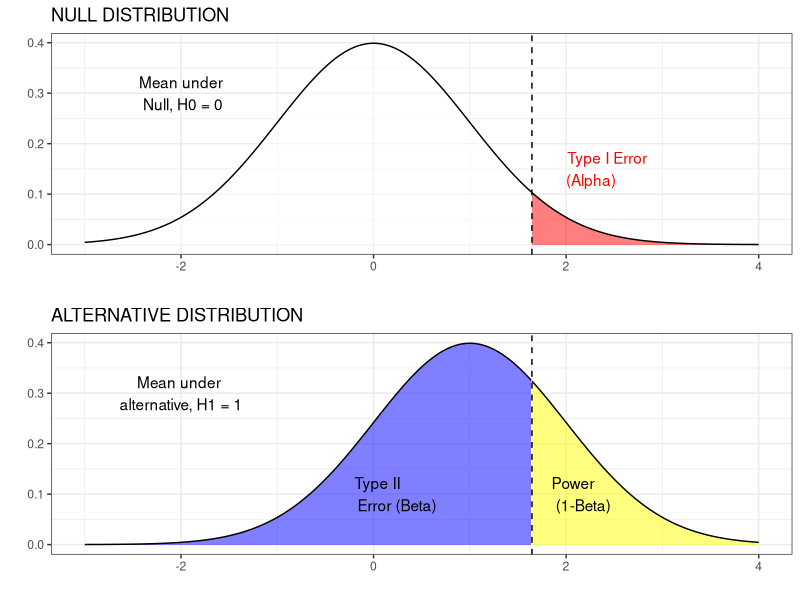
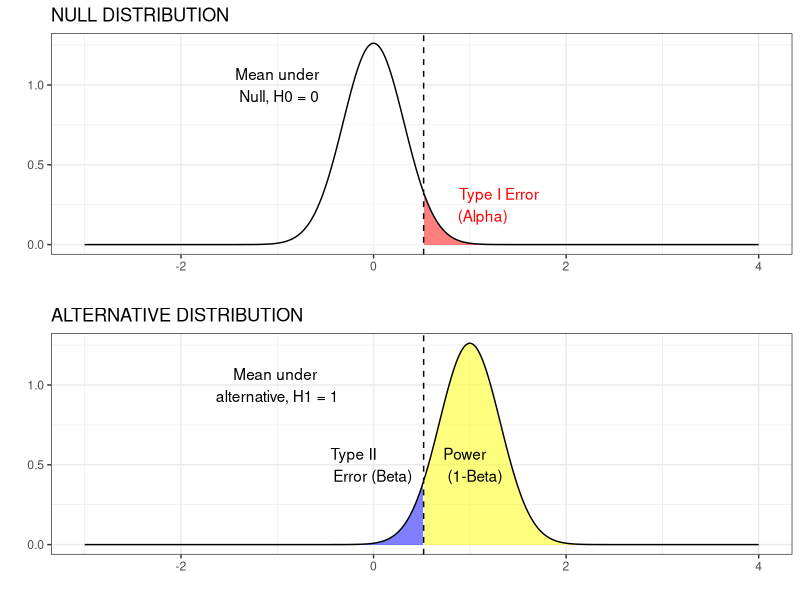
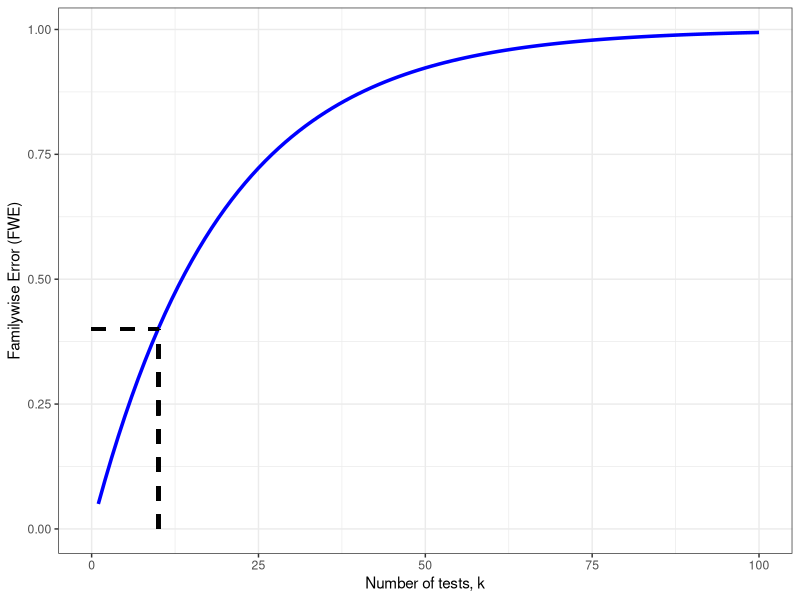
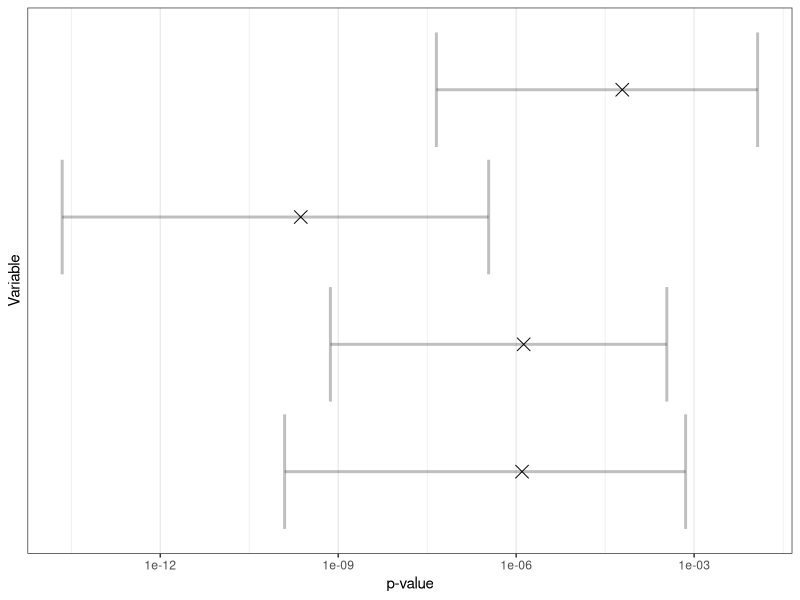

Write R code to recreate these figures, in order.
## ---- chunk 1
list_of_packages<-c("tidyverse","kableExtra","knitr","MASS")
new.packages <- list_of_packages[!(list_of_packages %in% installed.packages()[,"Package"])]
if(length(new.packages))install.packages(new.packages,dependencies = TRUE)

library(tidyverse)
library(kableExtra)
library(knitr)
library(MASS)
library(dplyr)

## ---- chunk 2
options(kableExtra.html.bsTable = T)
mymat<-matrix(NA,nrow=2,ncol=4)

mymat[,1]<-rep("Predicted",2)
mymat[,2]<-c("Predicted Positive","Predicted Negative")
mymat[,3]<-c("True Positive","False Negative \n (Type II error)")
mymat[,4]<-c("False Positive \n (Type I error)","True Negative")

mymat<-as.data.frame(mymat)
names(mymat)<-c("","","Condition positive","Condition negative")

knitr::kable(mymat,escape = F, align = "c", booktabs = T, caption = 'Confusion Matrix for binary test') %>%
  kable_styling(c("striped", "bordered"), latex_options = "striped", full_width = F) %>%
  column_spec(1:2, bold = T) %>%
  column_spec(1:4,width = "9em") %>%
  add_header_above(c(" "," ","True" = 2))
## ---- chunk 3
#https://stats.stackexchange.com/questions/14140/how-to-best-display-graphically-type-ii-beta-error-power-and-sample-size

#TeachingDemos package in R for inspiration.

library(magrittr)
library(ggplot2)
library(ggpubr)

mha <- 1  # mean under the alternative
z <- qnorm(1-0.05,0,1/sqrt(1))   
n <- 1
x <- seq(-3, 4, length=1000)
dh0 <- dnorm(x, 0, 1/sqrt(n))
dh1 <- dnorm(x, mha, 1/sqrt(n))
mydata<-data.frame(x,dh0,dh1) %>% mutate(area = x >= z)


p1<-ggplot(data = mydata, aes(x = x, ymin = 0, ymax = dh0, fill = area)) +
  geom_ribbon(alpha=0.5) +
  geom_line(aes(y = dh0)) +
  geom_vline(xintercept = z, linetype = 'dashed') +
  theme_bw()+ylab("") +theme(legend.title = element_blank(),legend.text = element_text(c("Alpha","")))+ scale_fill_manual(labels = c("","Alpha"),values=c("white","red"))+
  annotate(geom = 'text', x = z+0.2, y = 0.15, colour="red", label = 'Type I Error\n (Alpha)', hjust = -0.2)+annotate(geom = 'text', x = -2, y = 0.3, label = 'Mean under\n Null, H0 = 0')+xlab("")+theme(legend.position = "none")+ggtitle("NULL DISTRIBUTION")

p2<-ggplot(data = mydata, aes(x = x, ymin = 0, ymax = dh1, fill = area)) +
  geom_ribbon(alpha=0.5) +
  geom_line(aes(y = dh1)) +
  geom_vline(xintercept = z, linetype = 'dashed') +
  theme_bw()+ylab("") +theme(legend.title = element_blank(),legend.text = element_text(c("Power","Type II (Beta)")))+ scale_fill_manual(labels = c("Type II (Beta)","Power"),values=c("Blue","yellow"))+
  annotate(geom = 'text', x = -0.25, y = 0.1, label = 'Type II \nError (Beta)', hjust = -0.1) +
  annotate(geom = 'text', x = z+0.2, y = 0.1, label = 'Power\n (1-Beta)', hjust = -0.01)+
  annotate(geom = 'text', x = -2, y = 0.3, label = 'Mean under \nalternative, H1 = 1')+xlab("")+theme(legend.position = "none")+ggtitle("ALTERNATIVE DISTRIBUTION")

ggarrange(p1, p2, ncol = 1, nrow = 2)


## ---- chunk 4
#https://stats.stackexchange.com/questions/14140/how-to-best-display-graphically-type-ii-beta-error-power-and-sample-size

#TeachingDemos package in R for inspiration.

library(magrittr)
library(ggplot2)
library(ggpubr)

mha <- 1  # mean under the alternative
n <- 10
z <- qnorm(1-0.05,0,1/sqrt(n))   

x <- seq(-3, 4, length=1000)
dh0 <- dnorm(x, 0, 1/sqrt(n))
dh1 <- dnorm(x, mha, 1/sqrt(n))
mydata<-data.frame(x,dh0,dh1) %>% mutate(area = x >= z)


p1<-ggplot(data = mydata, aes(x = x, ymin = 0, ymax = dh0, fill = area)) +
  geom_ribbon(alpha=0.5) +
  geom_line(aes(y = dh0)) +
  geom_vline(xintercept = z, linetype = 'dashed') +
  theme_bw()+ylab("") +theme(legend.title = element_blank(),legend.text = element_text(c("Alpha","")))+ scale_fill_manual(labels = c("","Alpha"),values=c("white","red"))+
  annotate(geom = 'text', x = z+0.2, y = 0.25, colour="red", label = 'Type I Error\n (Alpha)', hjust = -0.2)+annotate(geom = 'text', x = -1, y = 1, label = 'Mean under\n Null, H0 = 0')+xlab("")+theme(legend.position = "none")+ggtitle("NULL DISTRIBUTION")

p2<-ggplot(data = mydata, aes(x = x, ymin = 0, ymax = dh1, fill = area)) +
  geom_ribbon(alpha=0.5) +
  geom_line(aes(y = dh1)) +
  geom_vline(xintercept = z, linetype = 'dashed') +
  theme_bw()+ylab("") +theme(legend.title = element_blank(),legend.text = element_text(c("Power","Type II (Beta)")))+ scale_fill_manual(labels = c("Type II (Beta)","Power"),values=c("Blue","yellow"))+
  annotate(geom = 'text', x = -0.5, y = 0.5, label = 'Type II \nError (Beta)', hjust = -0.1) +
  annotate(geom = 'text', x = z+0.2, y = 0.5, label = 'Power\n (1-Beta)', hjust = -0.01)+
  annotate(geom = 'text', x = -1, y = 1, label = 'Mean under \nalternative, H1 = 1')+xlab("")+theme(legend.position = "none")+ggtitle("ALTERNATIVE DISTRIBUTION")

ggarrange(p1, p2, ncol = 1, nrow = 2)


## ---- chunk 5
k <- seq(1:100)
FWE <- (1-(1-0.05)^k)
fwe_dat<-data.frame(FWE=FWE,k=k)
ggplot(data=fwe_dat,aes(k,FWE,type="l"))+geom_line(size=1.2,colour="blue")+theme_bw()+geom_segment(aes(x=10,y=0,xend=10,yend=0.4),linetype="dashed",size=1.2)+geom_segment(aes(x=0,y=0.4,xend=10,yend=0.4),linetype="dashed",size=1.2)+xlab("Number of tests, k")+ylab("Familywise Error (FWE)")

## ---- chunk 6
options(kableExtra.html.bsTable = T)
P_val_tab<-data.frame(Variable=paste0("X",1:10),Rank=1:10,alpha=rep(0.05,10),p.value=c(0.002,0.004,0.008,0.012,0.023,0.041,0.054,0.091,0.12,0.2))
P_val_tab$BH<-(P_val_tab$Rank/10)*P_val_tab$alpha
P_val_tab$BY<-1:10
for(i in 1:10)
{
P_val_tab$BY[i]<-round((P_val_tab$Rank[i]/10)*(P_val_tab$alpha[i]/sum(1/seq(1:P_val_tab$Rank[i]))),3)
}
P_val_tab %>%
  mutate(BH = cell_spec(BH, color = "black", 
                    background = c(rep("#00FF00",4),rep("#FFFFFF",6))),
         p.value = cell_spec(p.value, color = "black", 
                    background = c(rep("#3399FF",2),rep("#FFFFFF",8))),
         BY = cell_spec(BY, color = "black", 
                    background = c(rep("#FF0000",3),rep("#FFFFFF",7)))) %>%
knitr::kable(escape = F,align = "c", booktabs = T,caption = "Corrected p-values using several different methods (Bonferroni, BH, BY)") %>%
  kable_styling(c("striped","condensed"), latex_options = "striped", full_width = F)
  
## ---- chunk 7

set.seed(123)

#generate some t-test data on 10 variables

mysig <- matrix(0.2,4,4)
diag(mysig) <- 1

permdata<-mvrnorm(100,rep(0,4),mysig)
permdata<-as.data.frame(permdata)
permdata$group<-factor(rep(c(1,2),50))
permdata[permdata$group=="2",1:4] <-permdata[permdata$group=="2",1:4]+1
permdata$ID<-1:100

actual_pval <- vector(mode="numeric",4)
  for (j in 1:4) 
{
    t <- t.test(permdata[permdata$group=="1",j],permdata[permdata$group=="2",j], alternative="two.sided")
    actual_pval[j] <- t$p.value
  }

myp<-data.frame(pvalue=actual_pval,x=1:4)

#-------------------------------------------------------------#

niter <- 1000
my_p <- data.frame(matrix(NA,nrow=niter,ncol=4))

for (i in 1:niter) {
  for (j in 1:4) {
    
    perm.g1s <- permdata %>% dplyr::select(paste0("V",j),group) %>% filter(group==1) %>% sample_n(50, replace=T)
    perm.g2s <- permdata %>% dplyr::select(paste0("V",j),group) %>% filter(group==2) %>% sample_n(50, replace=T)
    
        perm.test <- data.frame(g1=perm.g1s[,1],g2=perm.g2s[,1])
        t <- t.test(perm.test$g1, perm.test$g2, alternative="two.sided")
        my_p[i,j] <- t$p.value
  }
}

q <- apply(my_p, MARGIN = 2, quantile, probs = c(0.05, 0.5, 0.95))
q <- as.data.frame(t(q))
names(q) <- c("low","median","up")
q$Variable <- 1:4

ggplot(data=q,aes(median,Variable)) + geom_errorbarh(aes(xmin=low, xmax=up),size=1,alpha=0.25) +
scale_x_log10() + ylab("Variable") + xlab("p-value") + scale_y_continuous(breaks=NULL)+
geom_point(data=myp, aes(y=x,x=pvalue), size=4,shape=4)+theme_bw()
